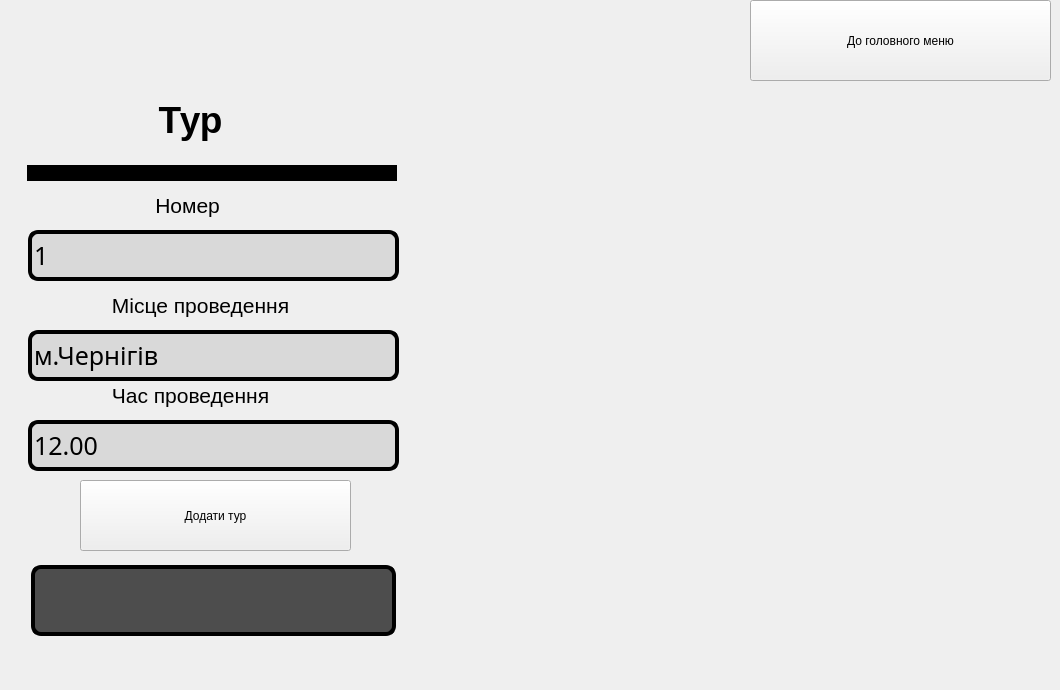
      <widget class="QWidget" name="widget">
       <attribute name="title">
        <string>Додати тур</string>
       </attribute>
       <widget class="QLabel" name="label_3">
        <property name="geometry">
         <rect>
          <x>0</x>
          <y>0</y>
          <width>1051</width>
          <height>681</height>
         </rect>
        </property>
        <property name="font">
         <font>
          <family>Myanmar Text</family>
         </font>
        </property>
        <property name="styleSheet">
         <string notr="true"/>
        </property>
        <property name="text">
         <string/>
        </property>
       </widget>
       <widget class="QLineEdit" name="lineEdit">
        <property name="geometry">
         <rect>
          <x>28</x>
          <y>330</y>
          <width>371</width>
          <height>51</height>
         </rect>
        </property>
        <property name="styleSheet">
         <string notr="true">      font-family:  sans-serif;
    font-size: 30px;
 border-radius:10px;
 font: 87 19pt ;
border: 4px solid rgb(0, 0, 0);
 background: rgb(217, 217, 217);</string>
        </property>
        <property name="text">
         <string>м.Чернігів</string>
        </property>
       </widget>
       <widget class="QLineEdit" name="lineEdit_2">
        <property name="geometry">
         <rect>
          <x>28</x>
          <y>420</y>
          <width>371</width>
          <height>51</height>
         </rect>
        </property>
        <property name="styleSheet">
         <string notr="true">      font-family:  sans-serif;
    font-size: 30px;
 border-radius:10px;
 font: 87 19pt ;
border: 4px solid rgb(0, 0, 0);
 background: rgb(217, 217, 217);</string>
        </property>
        <property name="text">
         <string>12.00</string>
        </property>
       </widget>
       <widget class="QLineEdit" name="lineEdit_3">
        <property name="geometry">
         <rect>
          <x>28</x>
          <y>230</y>
          <width>371</width>
          <height>51</height>
         </rect>
        </property>
        <property name="font">
         <font>
          <family>sans-serif</family>
          <pointsize>19</pointsize>
          <weight>10</weight>
          <italic>false</italic>
          <bold>false</bold>
         </font>
        </property>
        <property name="styleSheet">
         <string notr="true">      font-family:  sans-serif;
    font-size: 30px;
 border-radius:10px;
 font: 87 19pt ;
border: 4px solid rgb(0, 0, 0);
 background: rgb(217, 217, 217);</string>
        </property>
        <property name="text">
         <string>1</string>
        </property>
       </widget>
       <widget class="QLabel" name="label_4">
        <property name="geometry">
         <rect>
          <x>90</x>
          <y>190</y>
          <width>201</width>
          <height>31</height>
         </rect>
        </property>
        <property name="styleSheet">
         <string notr="true"> background: none;</string>
        </property>
        <property name="text">
         <string>&lt;html&gt;&lt;head/&gt;&lt;body&gt;&lt;p align=&quot;center&quot;&gt;&lt;span style=&quot; font-size:16pt;&quot;&gt;Номер &lt;/span&gt;&lt;/p&gt;&lt;/body&gt;&lt;/html&gt;</string>
        </property>
       </widget>
       <widget class="QLabel" name="label_5">
        <property name="geometry">
         <rect>
          <x>70</x>
          <y>290</y>
          <width>261</width>
          <height>31</height>
         </rect>
        </property>
        <property name="styleSheet">
         <string notr="true"> background: none;</string>
        </property>
        <property name="text">
         <string>&lt;html&gt;&lt;head/&gt;&lt;body&gt;&lt;p align=&quot;center&quot;&gt;&lt;span style=&quot; font-size:16pt;&quot;&gt;Місце проведення&lt;/span&gt;&lt;/p&gt;&lt;/body&gt;&lt;/html&gt;</string>
        </property>
       </widget>
       <widget class="QLabel" name="label_6">
        <property name="geometry">
         <rect>
          <x>60</x>
          <y>380</y>
          <width>261</width>
          <height>31</height>
         </rect>
        </property>
        <property name="styleSheet">
         <string notr="true"> background: none;</string>
        </property>
        <property name="text">
         <string>&lt;html&gt;&lt;head/&gt;&lt;body&gt;&lt;p align=&quot;center&quot;&gt;&lt;span style=&quot; font-size:16pt;&quot;&gt;Час проведення&lt;/span&gt;&lt;/p&gt;&lt;/body&gt;&lt;/html&gt;</string>
        </property>
       </widget>
       <widget class="QLabel" name="label_7">
        <property name="geometry">
         <rect>
          <x>90</x>
          <y>90</y>
          <width>201</width>
          <height>61</height>
         </rect>
        </property>
        <property name="styleSheet">
         <string notr="true"> background: none;</string>
        </property>
        <property name="text">
         <string>&lt;html&gt;&lt;head/&gt;&lt;body&gt;&lt;p align=&quot;center&quot;&gt;&lt;span style=&quot; font-size:28pt; font-weight:600;&quot;&gt;Тур&lt;/span&gt;&lt;/p&gt;&lt;/body&gt;&lt;/html&gt;</string>
        </property>
       </widget>
       <widget class="QLabel" name="label_8">
        <property name="geometry">
         <rect>
          <x>27</x>
          <y>165</y>
          <width>370</width>
          <height>16</height>
         </rect>
        </property>
        <property name="styleSheet">
         <string notr="true"> background: black;</string>
        </property>
        <property name="text">
         <string/>
        </property>
       </widget>
       <widget class="QPushButton" name="pushButton_9">
        <property name="geometry">
         <rect>
          <x>750</x>
          <y>0</y>
          <width>301</width>
          <height>81</height>
         </rect>
        </property>
        <property name="styleSheet">
         <string notr="true">
QPushButton:hover{background-color:rgb(255, 255, 255);}
</string>
        </property>
        <property name="text">
         <string>До головного меню</string>
        </property>
       </widget>
       <widget class="QTextBrowser" name="textBrowser_7">
        <property name="geometry">
         <rect>
          <x>31</x>
          <y>565</y>
          <width>365</width>
          <height>71</height>
         </rect>
        </property>
        <property name="styleSheet">
         <string notr="true">  padding: 2px 5px;
    font-family: 'Arial Black', sans-serif;
    font-size: 30px;
    text-transform: uppercase;
 border-radius:10px;
 font: 87 19pt  ;
border: 4px solid rgb(0, 0, 0);
 background: rgb(77, 77, 77);</string>
        </property>
        <property name="html">
         <string>&lt;!DOCTYPE HTML PUBLIC &quot;-//W3C//DTD HTML 4.0//EN&quot; &quot;http://www.w3.org/TR/REC-html40/strict.dtd&quot;&gt;
&lt;html&gt;&lt;head&gt;&lt;meta name=&quot;qrichtext&quot; content=&quot;1&quot; /&gt;&lt;style type=&quot;text/css&quot;&gt;
p, li { white-space: pre-wrap; }
&lt;/style&gt;&lt;/head&gt;&lt;body style=&quot; font-family:'Arial Black','sans-serif'; font-size:19pt; font-weight:80; font-style:normal;&quot;&gt;
&lt;p align=&quot;center&quot; style=&quot;-qt-paragraph-type:empty; margin-top:0px; margin-bottom:0px; margin-left:0px; margin-right:0px; -qt-block-indent:0; text-indent:0px; font-family:'Magneto';&quot;&gt;&lt;br /&gt;&lt;/p&gt;&lt;/body&gt;&lt;/html&gt;</string>
        </property>
       </widget>
       <widget class="QPushButton" name="pushButton_8">
        <property name="geometry">
         <rect>
          <x>80</x>
          <y>480</y>
          <width>271</width>
          <height>71</height>
         </rect>
        </property>
        <property name="styleSheet">
         <string notr="true">
QPushButton:hover{background-color:rgb(255, 255, 255);}
QPushButton:focus
{
 border-radius:20px;
background-color:rgb(97, 97, 97);
opacity:200; 
border: 4px solid white;
}</string>
        </property>
        <property name="text">
         <string>Додати тур</string>
        </property>
       </widget>
       <zorder>label_3</zorder>
       <zorder>lineEdit</zorder>
       <zorder>lineEdit_2</zorder>
       <zorder>label_4</zorder>
       <zorder>label_5</zorder>
       <zorder>label_6</zorder>
       <zorder>lineEdit_3</zorder>
       <zorder>label_7</zorder>
       <zorder>label_8</zorder>
       <zorder>pushButton_9</zorder>
       <zorder>textBrowser_7</zorder>
       <zorder>pushButton_8</zorder>
      </widget>
